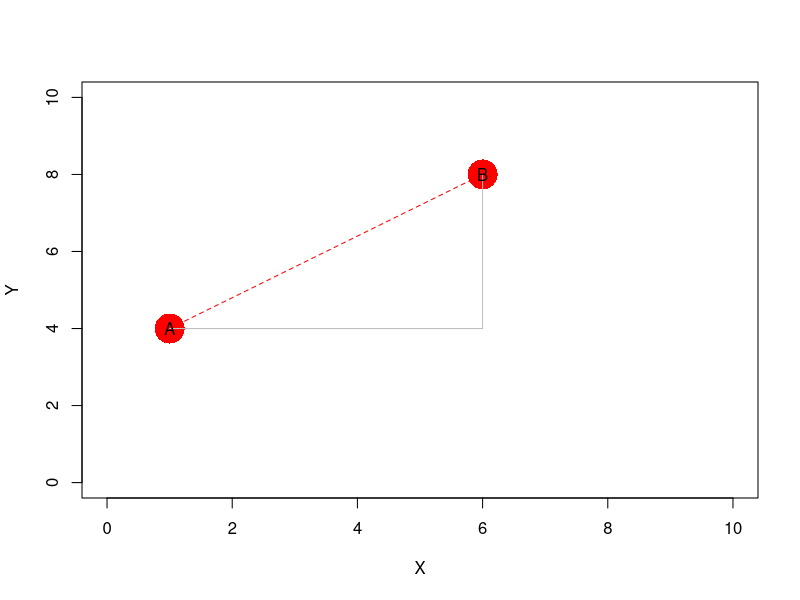

The R script that drew this image:
## ---- chunk 1
true_m <- rnorm(5,20,3)  # true values
m1 <- true_m + rnorm(5,0,1) # measurements set 1
m2 <- true_m + rnorm(5,0,1)
session <- gl(2, 5)
individual <- as.factor(rep(1:5,2))
total_m <- c(m1, m2)
cbind(individual, total_m, session)  # the data
## ---- chunk 2
summary(aov(total_m ~ session))
## ---- chunk 3
mod <- summary(aov(total_m ~ individual))
mod 
## ---- chunk 4
s2within <- MSwithin <- mod[[1]][2,3]
MSamong <- mod[[1]][1,3]
s2among <- (MSamong-MSwithin)/2
pME <- s2within/(s2within+s2among)*100
pME
## ---- chunk 5
A <- c(1,4)
B <- c(6,8)
plot( c(A[1], B[1]),c(A[2], B[2]), xlim=c(0,10), ylim=c(0,10), 
      xlab="X", ylab="Y", cex=4,  pch=16, col="red")
lines( c(A[1], B[1]),c(A[2], B[2]), lty=2, col="red" )
lines( c(A[1], B[1]),c(A[2], A[2]), col="grey" )
lines( c(B[1], B[1]),c(A[2], B[2]), col="grey" )
text(A[1], A[2], "A")
text(B[1], B[2], "B")
## ---- chunk 6
A-B
sum((A-B)^2)
sqrt(sum((A-B)^2))
## ---- chunk 7
distance <- function( A, B ) { sqrt(sum((A-B)^2)) }
distance( A, B )
## ---- chunk 8
V1 <- AB <- B - A  # using our A,B landmarks above
V1 
V2 <- c(2,4)  # another vector
## ---- chunk 9
V1 %*% V2  # the dot product. what is the difference with V1 * V2?
           # same as sum(V1*V2) 

theta <- acos( (V1 %*% V2) / (sqrt( V1%*%V1) * sqrt(V2%*%V2)) )
theta
## ---- chunk 10
theta_degrees <- theta/ pi * 180
theta_degrees
